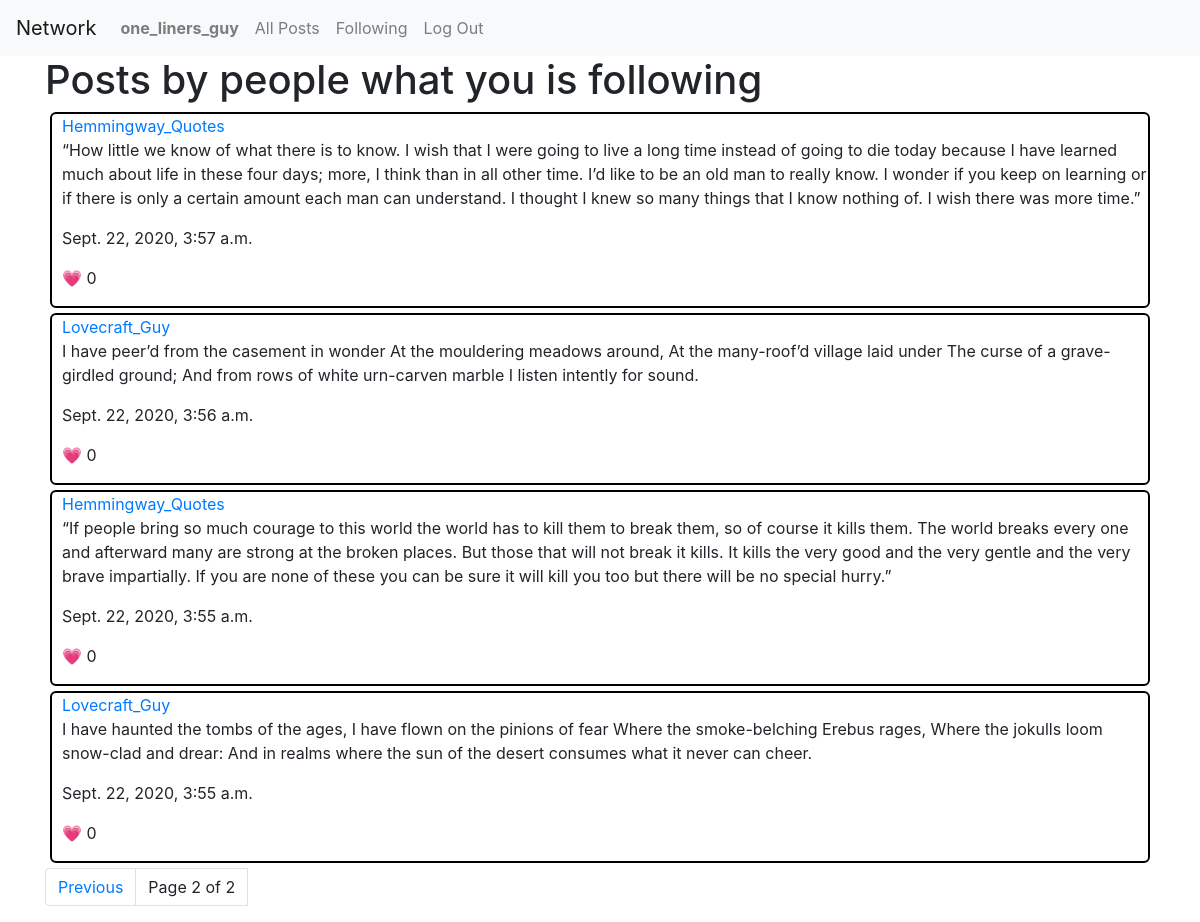
The app's page /following?page=2 (signed in) with its own data.
### network/models.py (models this page shows)
class User(AbstractUser):
    pass

class Post(models.Model):
    user = models.ForeignKey("User", on_delete=models.CASCADE, related_name="posts")
    body = models.TextField(blank=True)
    timestamp = models.DateTimeField(auto_now_add=True)
    likes = models.IntegerField(default=0)

### network/views.py (the view)
# urls.py: path("following", views.following, name="following"),
def following(request):
    def get_timestamp(post):
        return(post.timestamp)
    posts = []
    for user in request.user.follows.all():
        for post in Post.objects.filter(user=user.followed):
            posts.append(post)
    posts.sort(key=get_timestamp, reverse=True)
    paginated = Paginator(posts, 10)
    page = request.GET.get('page')
    try:
        posts = paginated.page(page)
    except PageNotAnInteger:
        print("pagination exeption 1")
        posts = paginated.page(1)
    except EmptyPage:
        print("pagination exemption 2")
        posts = paginated.page(paginated.num_pages)
    return render(request, "network/following.html", {
        "page": page,
        "posts": posts
    })

### network/templates/network/following.html (shortened to what this page needs)
{% extends "network/layout.html" %}
{% load static %}
{% block body %}
<div class="container">
<h1> Posts by people what you is following </h1>
  {% for post in posts%}
  <div class="post">
    <a id="post_user" href="users/{{ post.user }}">{{ post.user }}</a>
    <p id="post_body">{{ post.body }}</p>
    <p id="post_timestamp">{{ post.timestamp}}</p>
    <p id="post_likes">&#128151; {{ post.likes }} </p>
  </div>
  {% endfor %}
  {%	include	"network/pagination.html"	with	page=posts	%}
</div>
{% endblock %}

### network/templates/network/layout.html (shortened to what this page needs)
{% load static %}
<!DOCTYPE html>
<html lang="en">
    <head>
        <link rel="stylesheet" href="https://stackpath.bootstrapcdn.com/bootstrap/4.4.1/css/bootstrap.min.css">
        <link href="{% static 'network/styles.css' %}" rel="stylesheet">
    </head>
    <body>
        <nav class="navbar navbar-expand-lg navbar-light bg-light">
            <a class="navbar-brand" href="#">Network</a>
            <div>
              <ul class="navbar-nav mr-auto">
                {% if user.is_authenticated %}
                    <li class="nav-item">
                        <a class="nav-link" href="users/{{ user }}"><strong>{{ user.username }}</strong></a>
                    </li>
                {% endif %}
                <li class="nav-item">
                  <a class="nav-link" href="{% url 'index' %}">All Posts</a>
                </li>
                {% if user.is_authenticated %}
                    <li class="nav-item">
                        <a class="nav-link" href="{% url 'following' %}">Following</a>
                    </li>
                    <li class="nav-item">
                        <a class="nav-link" href="{% url 'logout' %}">Log Out</a>
                    </li>
                {% endif %}
              </ul>
            </div>
          </nav>
        <div class="body">
            {% block body %}
            {% endblock %}
        </div>
    </body>
</html>

### network/static/network/styles.css (style rules this page uses)
.post { border:2px solid black;margin:5px;padding-left:10px;padding-bottom:0;border-radius:6px }

### records on screen
User: username "one_liners_guy"
Post: user "Hemmingway_Quotes", body "“How little we know of what there is to know. I wish that I were going to live a long time instead of going to die today because I have learned much about life in these four days; more, I think than in all other time. I’d like to be an old man to really know. I wonder if you keep on learning or if there is only a certain amount each man can understand. I thought I knew so many things that I know nothing of. I wish there was more time.”", timestamp "Sept. 22, 2020, 3:57 a.m.", likes "0"
Post: user "Lovecraft_Guy", body "I have peer’d from the casement in wonder At the mouldering meadows around, At the many-roof’d village laid under The curse of a grave-girdled ground; And from rows of white urn-carven marble I listen intently for sound.", timestamp "Sept. 22, 2020, 3:56 a.m.", likes "0"
Post: user "Hemmingway_Quotes", body "“If people bring so much courage to this world the world has to kill them to break them, so of course it kills them. The world breaks every one and afterward many are strong at the broken places. But those that will not break it kills. It kills the very good and the very gentle and the very brave impartially. If you are none of these you can be sure it will kill you too but there will be no special hurry.”", timestamp "Sept. 22, 2020, 3:55 a.m.", likes "0"
Post: user "Lovecraft_Guy", body "I have haunted the tombs of the ages, I have flown on the pinions of fear Where the smoke-belching Erebus rages, Where the jokulls loom snow-clad and drear: And in realms where the sun of the desert consumes what it never can cheer.", timestamp "Sept. 22, 2020, 3:55 a.m.", likes "0"

### other values on screen
{{ page.number }} "2"
{{ page.paginator.num_pages }} "2"
